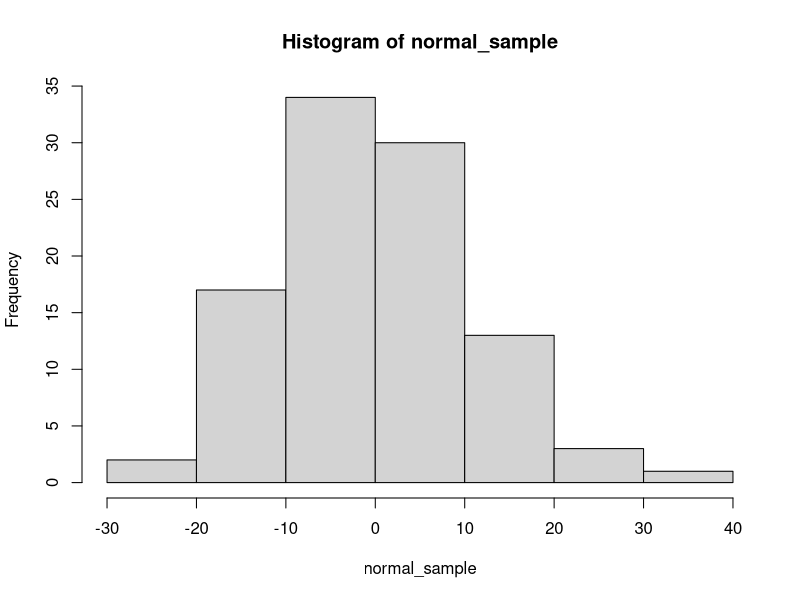
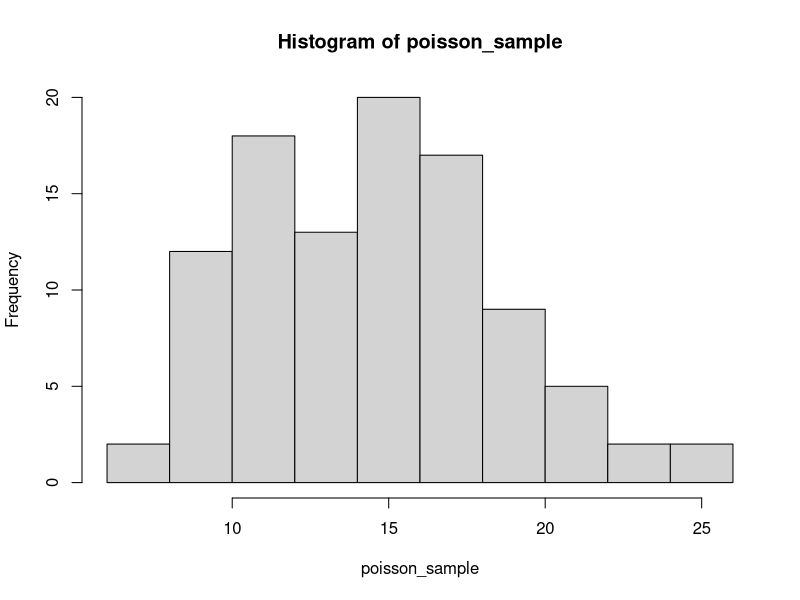
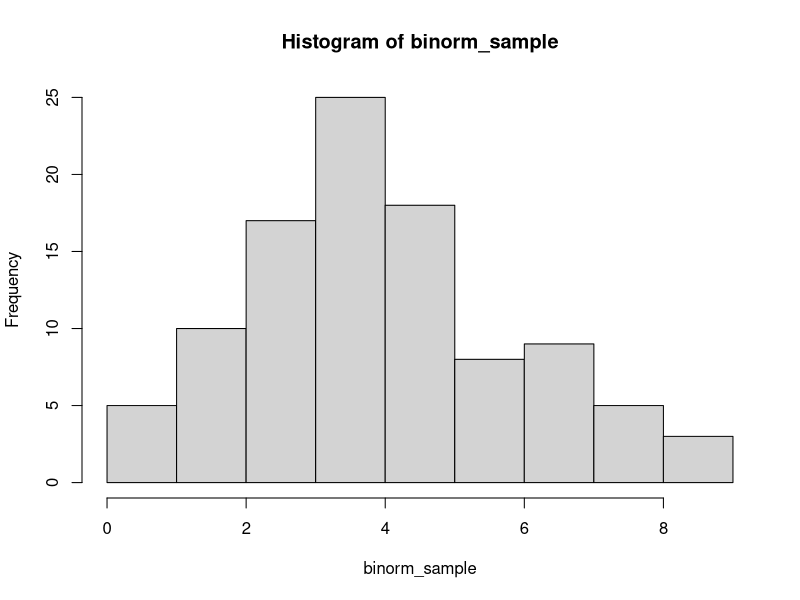
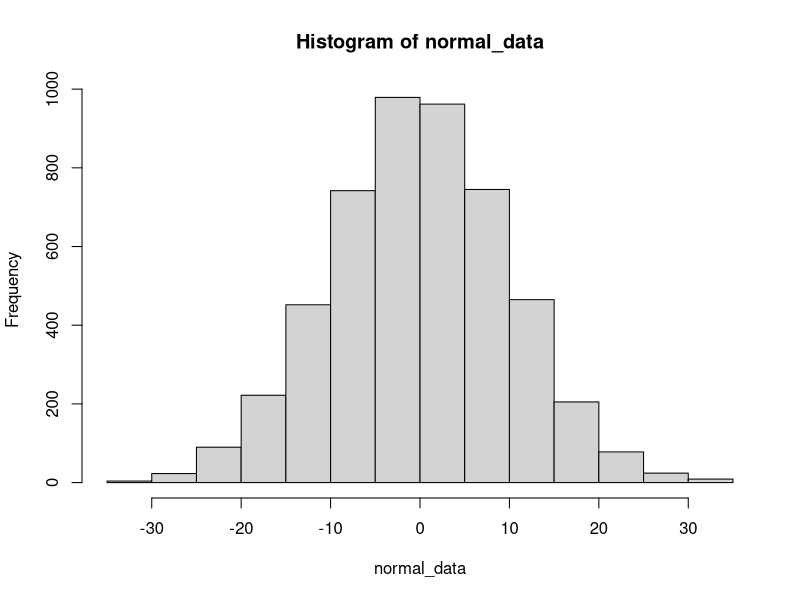
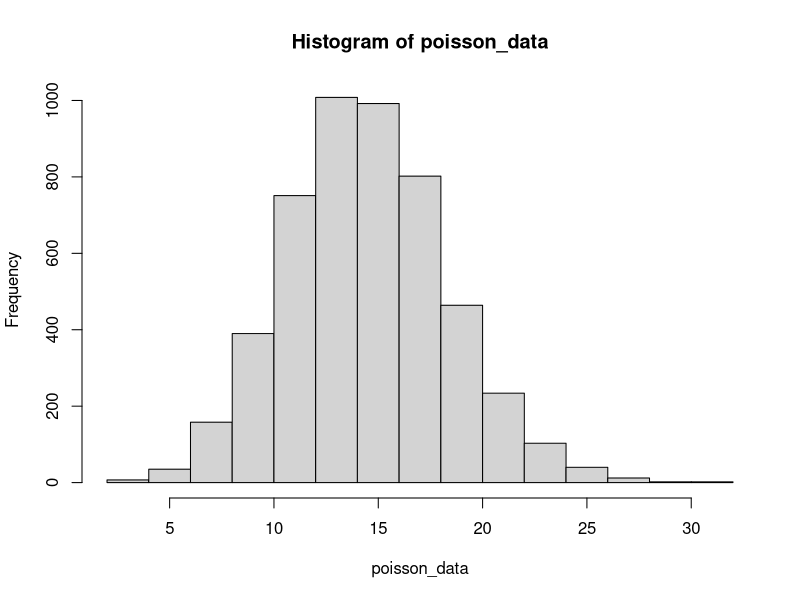
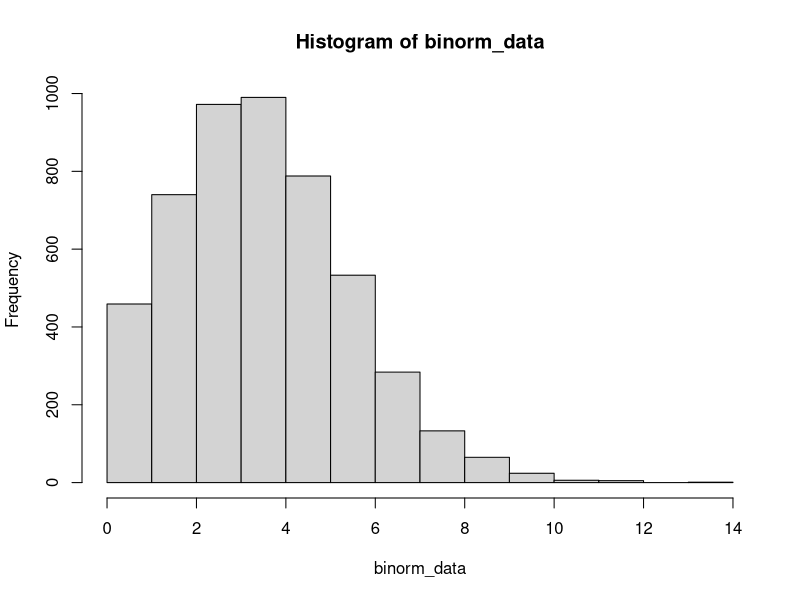
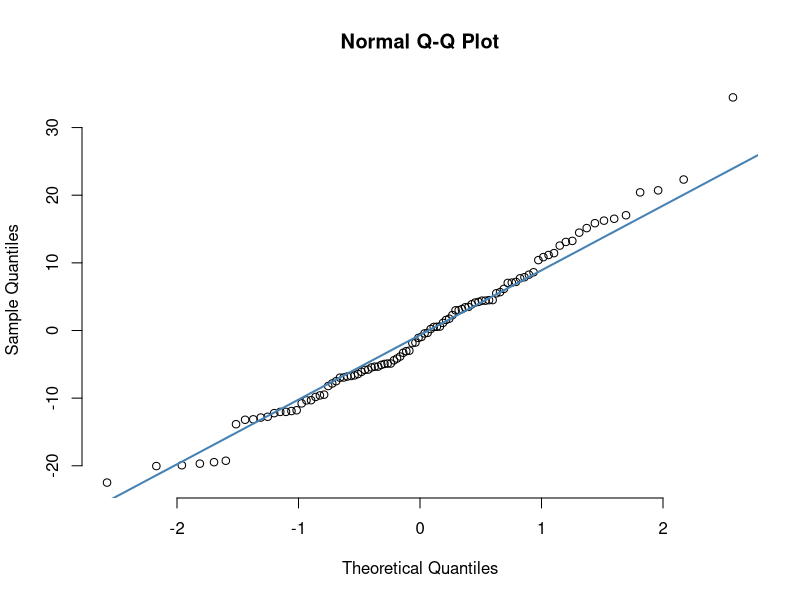
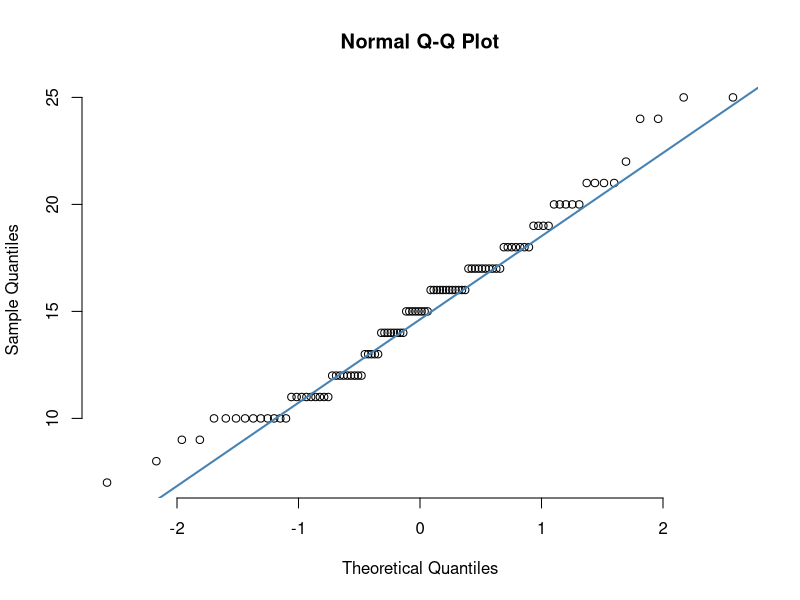

The R source for these figures, in order:
#Distributions 
# In this exercise we will use three datasets and three samples: 
## Datasets
set.seed(123) #This gives everyone the same result to work with
normal_data <- rnorm(5000, 0, 10)
set.seed(123)
poisson_data <- rpois(5000, 15)
set.seed(123)
binorm_data <- rbinom(5000, size = 400, prob = 0.01)

## Samples 
set.seed(123)
normal_sample <- sample(normal_data, 100, replace = FALSE)
set.seed(123)
poisson_sample <- sample(poisson_data, 100, replace = FALSE)
set.seed(123)
binorm_sample <- sample(binorm_data, 100, replace = FALSE)


# Task 1: For each sample and dataset, make a histogram ad see if you can guess the distribution
hist(normal_sample)
hist(poisson_sample)
hist(binorm_sample)
hist(normal_data)
hist(poisson_data)
hist(binorm_data)

# Task 2: Make a qqplot of each set and see if they are normal distributed
qqnorm(normal_sample, pch = 1, frame = FALSE)
qqline(normal_sample, col = "steelblue", lwd = 2)
qqnorm(poisson_sample, pch = 1, frame = FALSE)
qqline(poisson_sample, col = "steelblue", lwd = 2)
qqnorm(binorm_sample, pch = 1, frame = FALSE)
qqline(binorm_sample, col = "steelblue", lwd = 2)
qqnorm(normal_data, pch = 1, frame = FALSE)
qqline(normal_data, col = "steelblue", lwd = 2)
qqnorm(poisson_data, pch = 1, frame = FALSE)
qqline(poisson_data, col = "steelblue", lwd = 2)
qqnorm(binorm_data, pch = 1, frame = FALSE)
qqline(binorm_data, col = "steelblue", lwd = 2)
qqnorm(normal_sample, pch = 1, frame = FALSE)
qqline(normal_sample, col = "steelblue", lwd = 2)

# Task 3: Test for normality with shapiro wilks test
shapiro.test(normal_data)
shapiro.test(poisson_sample)
shapiro.test(binorm_sample)
shapiro.test(normal_data)
shapiro.test(poisson_data)
shapiro.test(binorm_data)
